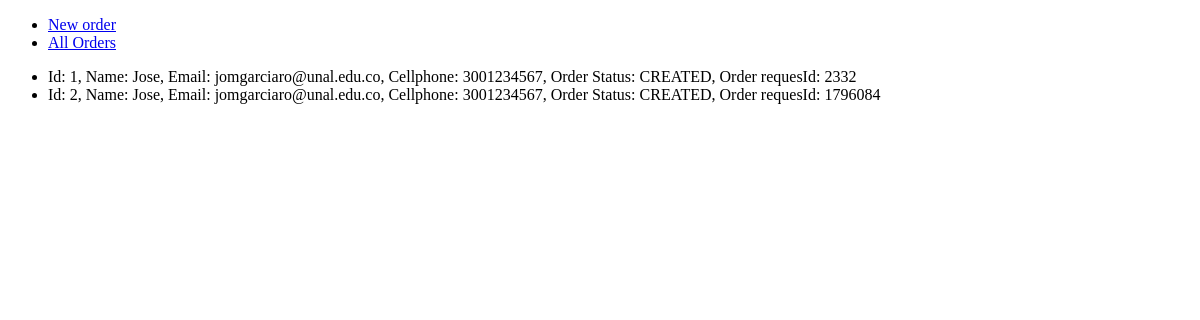
Page /all_orders/ on the earlier database version.
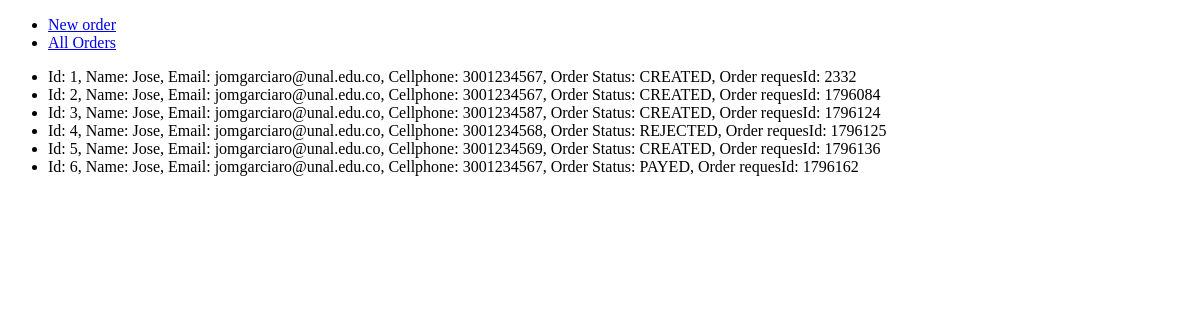
Same page on the later database version.
### Store/models.py (models this page shows)
class Order(models.Model):
    costumer_name = models.CharField("Name", max_length=80)
    costumer_email = models.EmailField("Email", max_length=120)
    costumer_mobile = models.CharField("Mobile", max_length=40)
    status = models.CharField("Status", max_length=20, default="CREATED")
    create_at = models.DateField(auto_now_add=True)
    update_at = models.DateField(auto_now=True)
    request_id = models.CharField(max_length=40)
    process_url = models.CharField(max_length=120)

### Store/views.py (the view)
# urls.py: path('all_orders/', all_orders_view, name='all_orders')
def all_orders_view(request):
    orders = Order.objects.all()
    context = {"orders": orders}
    return render(request, "Store/all_orders.html", context)

### Store/templates/Store/all_orders.html
{% extends 'Store/base.html' %}
{% block content %}
    <ul>
        {% for order in orders %}
            <li>Id: {{ order.id }},
                Name: {{ order.costumer_name }},
                Email: {{ order.costumer_email }},
                Cellphone: {{ order.costumer_mobile }},
                Order Status: {{ order.status }},
                Order requesId: {{ order.request_id }} </li>
        {% endfor %}
    </ul>
{% endblock content %}

### Store/templates/Store/base.html (shortened to what this page needs)
<!DOCTYPE html>
<html lang="en">
<head>
</head>
<body>
    <div>
        <ul>
            <li><a href="/new_order">New order</a></li>
            <li><a href="/all_orders">All Orders</a></li>
        </ul>
    </div>
    {% block content %}
    {% endblock content %}
</body>
</html>

Differences in the rows shown:
added Order: id "3", costumer_name "Jose", costumer_email "jomgarciaro@unal.edu.co", costumer_mobile "3001234587", status "CREATED", request_id "1796124"
added Order: id "4", costumer_name "Jose", costumer_email "jomgarciaro@unal.edu.co", costumer_mobile "3001234568", status "REJECTED", request_id "1796125"
added Order: id "5", costumer_name "Jose", costumer_email "jomgarciaro@unal.edu.co", costumer_mobile "3001234569", status "CREATED", request_id "1796136"
added Order: id "6", costumer_name "Jose", costumer_email "jomgarciaro@unal.edu.co", costumer_mobile "3001234567", status "PAYED", request_id "1796162"
